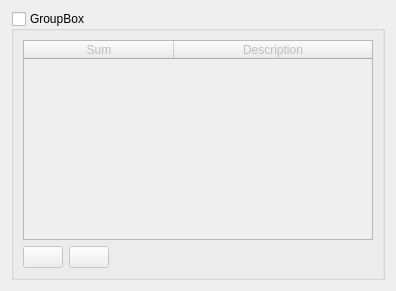
<?xml version="1.0" encoding="UTF-8"?>
<ui version="4.0">
 <class>TableWidget</class>
 <widget class="QWidget" name="TableWidget">
  <property name="enabled">
   <bool>true</bool>
  </property>
  <property name="geometry">
   <rect>
    <x>0</x>
    <y>0</y>
    <width>396</width>
    <height>291</height>
   </rect>
  </property>
  <property name="windowTitle">
   <string>Form</string>
  </property>
  <layout class="QGridLayout" name="_main_layout">
   <item row="0" column="0">
    <widget class="QGroupBox" name="_group_box">
     <property name="title">
      <string>GroupBox</string>
     </property>
     <property name="checkable">
      <bool>true</bool>
     </property>
     <property name="checked">
      <bool>false</bool>
     </property>
     <layout class="QGridLayout" name="_grid_layout">
      <item row="0" column="0">
       <widget class="QTableWidget" name="_table">
        <property name="selectionBehavior">
         <enum>QAbstractItemView::SelectRows</enum>
        </property>
        <property name="showGrid">
         <bool>true</bool>
        </property>
        <attribute name="horizontalHeaderDefaultSectionSize">
         <number>150</number>
        </attribute>
        <attribute name="horizontalHeaderStretchLastSection">
         <bool>true</bool>
        </attribute>
        <column>
         <property name="text">
          <string>Sum</string>
         </property>
        </column>
        <column>
         <property name="text">
          <string>Description</string>
         </property>
        </column>
       </widget>
      </item>
      <item row="1" column="0">
       <layout class="QHBoxLayout" name="_layout">
        <item>
         <widget class="QPushButton" name="_add_button">
          <property name="text">
           <string/>
          </property>
          <property name="icon">
           <iconset resource="../resources/resource.qrc">
            <normaloff>:/edit_add.png</normaloff>:/edit_add.png</iconset>
          </property>
         </widget>
        </item>
        <item>
         <widget class="QPushButton" name="_delete_button">
          <property name="enabled">
           <bool>false</bool>
          </property>
          <property name="text">
           <string/>
          </property>
          <property name="icon">
           <iconset resource="../resources/resource.qrc">
            <normaloff>:/edit_remove.png</normaloff>:/edit_remove.png</iconset>
          </property>
         </widget>
        </item>
        <item>
         <spacer name="_spacer">
          <property name="orientation">
           <enum>Qt::Horizontal</enum>
          </property>
          <property name="sizeHint" stdset="0">
           <size>
            <width>40</width>
            <height>20</height>
           </size>
          </property>
         </spacer>
        </item>
       </layout>
      </item>
     </layout>
    </widget>
   </item>
  </layout>
 </widget>
 <resources>
  <include location="../resources/resource.qrc"/>
 </resources>
 <connections/>
</ui>
